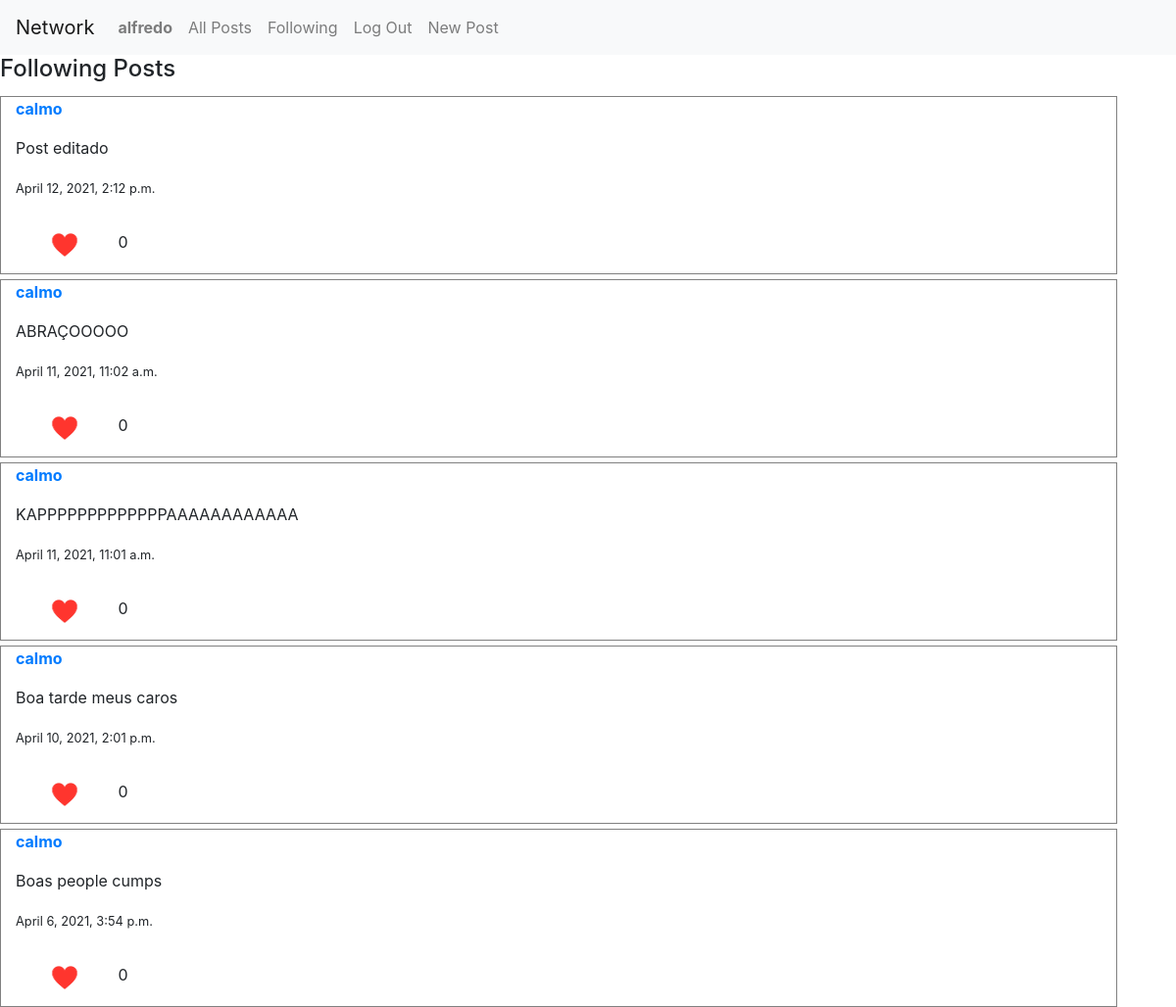
Page /following (signed in) on the earlier database version.
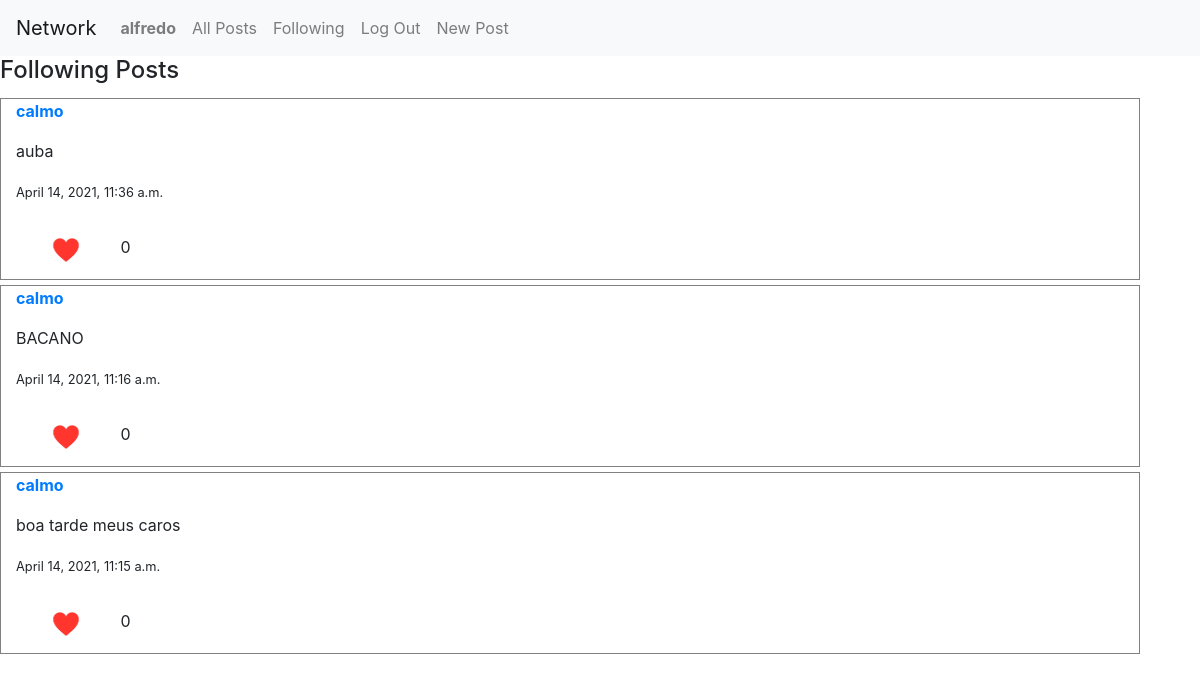
Same page on the later database version.
### network/models.py (models this page shows)
class User(AbstractUser):
    pass

class Post(models.Model):
    user = models.ForeignKey(settings.AUTH_USER_MODEL, on_delete=models.CASCADE)
    text = models.CharField(max_length= 300)
    created_at = models.DateTimeField(auto_now_add=True)
    likes = models.IntegerField(default = 0) # number of likes start at 0

### network/views.py (the view)
# urls.py: path("following",views.following,name ="following"),
@login_required(login_url='index') #redirect when user is not logged in
def following(request):
    user_logged_in = User.objects.get(username = request.user.username)
    user_p_logged_in = UserProfile.objects.get(user = user_logged_in)
    following_list = user_p_logged_in.following.all()
    all_posts = Post.objects.all() #- means that its desceding order newer to older
    all_posts = all_posts.order_by('-created_at')
    following_posts = all_posts
    for post in all_posts.all():
        if(post.user not in following_list):
            following_posts = following_posts.all().exclude(user = post.user)
    page = request.GET.get('page', 1)
    paginator = Paginator(following_posts, 10)
    try:
        posts = paginator.page(page)
    except PageNotAnInteger:
        posts = paginator.page(1)
    except EmptyPage:
        posts = paginator.page(paginator.num_pages)
    return render(request, "network/following.html",{
        "posts":posts
    })

### network/templates/network/following.html (shortened to what this page needs)
{% extends "network/layout.html" %}
{%load static %}
{% block body %}
<h4> Following Posts </h4>
{% for post in posts%}
  <div class="container"
        <p><a href="{% url 'profile' post.user.username %}"><strong>{{ post.user.username }}</strong></a></p>
        <p >{{post.text}}</p>
        <p> <small>{{post.created_at}}</small></p>
        <img src="{% static 'network/small-heart-icon-0.jpg' %}" width="100" height="60">
        <div class="image">
          {{post.likes}}
        </div>
  </div>
{% endfor %}
{% endblock %}

### network/templates/network/layout.html (shortened to what this page needs)
{% load static %}
<!DOCTYPE html>
<html lang="en">
    <head>
        <link rel="stylesheet" href="https://stackpath.bootstrapcdn.com/bootstrap/4.4.1/css/bootstrap.min.css">
        <link href="{% static 'network/styles.css' %}" rel="stylesheet">
    </head>
    <body>
        <nav class="navbar navbar-expand-lg navbar-light bg-light">
            <a class="navbar-brand" href="#">Network</a>
            <div>
              <ul class="navbar-nav mr-auto">
                {% if user.is_authenticated %}
                    <li class="nav-item">
                        <a class="nav-link" href="{% url 'profile' user.username %}"><strong>{{ user.username }}</strong></a>
                    </li>
                {% endif %}
                <li class="nav-item">
                  <a class="nav-link" href="{% url 'index' %}">All Posts</a>
                </li>
                {% if user.is_authenticated %}
                    <li class="nav-item">
                        <a class="nav-link" href="{% url 'following' %}">Following</a>
                    </li>
                    <li class="nav-item">
                        <a class="nav-link" href="{% url 'logout' %}">Log Out</a>
                    </li>
                    <li class="nav-item">
                        <a class="nav-link" href="{% url 'newPost' %}">New Post</a>
                    </li>
                {% endif %}
              </ul>
            </div>
          </nav>
        <div class="body">
            {% block body %}
            {% endblock %}
        </div>
    </body>
</html>

### network/templates/network/layout.html (style rules this page uses)
.container { border-style: groove; float:left; border-width: 1px; border-color: grey; margin-top:5px; }
.image { display:inline-block; }

Differences in the rows shown:
removed Post: user.username "calmo", text "Post editado", created_at "April 12, 2021, 2:12 p.m.", likes "0"
removed Post: user.username "calmo", text "ABRAÇOOOOO", created_at "April 11, 2021, 11:02 a.m.", likes "0"
removed Post: user.username "calmo", text "KAPPPPPPPPPPPPPAAAAAAAAAAAA", created_at "April 11, 2021, 11:01 a.m.", likes "0"
removed Post: user.username "calmo", text "Boa tarde meus caros", created_at "April 10, 2021, 2:01 p.m.", likes "0"
removed Post: user.username "calmo", text "Boas people cumps", created_at "April 6, 2021, 3:54 p.m.", likes "0"
added Post: user.username "calmo", text "auba", created_at "April 14, 2021, 11:36 a.m.", likes "0"
added Post: user.username "calmo", text "BACANO", created_at "April 14, 2021, 11:16 a.m.", likes "0"
added Post: user.username "calmo", text "boa tarde meus caros", created_at "April 14, 2021, 11:15 a.m.", likes "0"
